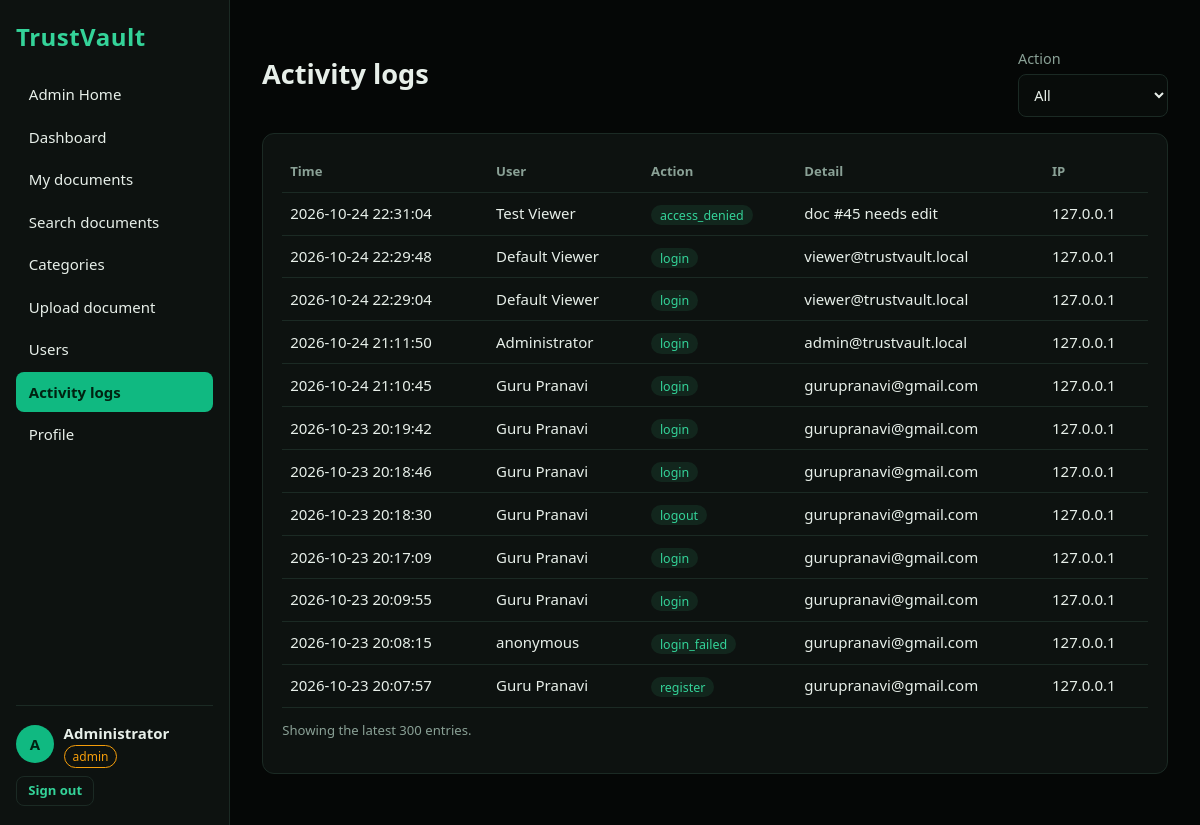
Screenshot of /logs (signed in) with the database file from the repository.
### tables this page shows
CREATE TABLE users(
  id INTEGER PRIMARY KEY AUTOINCREMENT, name TEXT NOT NULL, email TEXT NOT NULL UNIQUE,
  password TEXT NOT NULL, role TEXT NOT NULL DEFAULT 'owner', avatar TEXT, created_at TEXT NOT NULL);

CREATE TABLE logs(
  id INTEGER PRIMARY KEY AUTOINCREMENT, user_id INTEGER, user_name TEXT, action TEXT NOT NULL,
  detail TEXT, ip TEXT, created_at TEXT NOT NULL);

### TrustVault/app/__init__.py (the view)
@app.route("/logs")
@roles_required("admin")
def logs():
    action = request.args.get("action", "")
    rows = many("SELECT * FROM logs WHERE (?='' OR action=?) ORDER BY id DESC LIMIT 300", (action, action))
    actions = [r[0] for r in many("SELECT DISTINCT action FROM logs ORDER BY action")]
    return render_template("logs.html", rows=rows, actions=actions, action=action)

### TrustVault/app/__init__.py (called while the page is built)
def db():
    if "db" not in g:
        g.db = sqlite3.connect(DB_PATH)
        g.db.row_factory = sqlite3.Row
    return g.db

def one(sql, args=()):
    return db().execute(sql, args).fetchone()

def many(sql, args=()):
    return db().execute(sql, args).fetchall()

def csrf():
    if "csrf" not in session:
        session["csrf"] = secrets.token_hex(16)
    return session["csrf"]

@app.context_processor
def inject():
    return dict(csrf=csrf, CATEGORIES=CATEGORIES)

@app.before_request
def load_user():
    g.user = None
    if session.get("uid"):
        g.user = one("SELECT * FROM users WHERE id=?", (session["uid"],))
        if not g.user:
            session.clear()
    if request.method == "POST":
        if not secrets.compare_digest(request.form.get("_csrf", ""), session.get("csrf", "")):
            abort(400, "Invalid form token. Reload the page and try again.")

def login_required(f):
    @functools.wraps(f)
    def w(*a, **k):
        if not g.user:
            return redirect(url_for("login"))
        return f(*a, **k)
    return w

def roles_required(*roles):
    def deco(f):
        @functools.wraps(f)
        @login_required
        def w(*a, **k):
            if g.user["role"] not in roles:
                abort(403, "Your role does not have access to this page.")
            return f(*a, **k)
        return w
    return deco

### TrustVault/app/templates/logs.html (shortened to what this page needs)
{% extends "base.html" %}
{% block content %}
<div class="head"><h1>Activity logs</h1>
<form method="get" class="inline"><label>Action<select name="action" onchange="this.form.submit()"><option value="">All</option></select></label></form></div>
<div class="card"><div class="tablewrap"><table>
  <tr><th>Time</th><th>User</th><th>Action</th><th>Detail</th><th>IP</th></tr>
  {% for r in rows %}<tr><td>{{ r.created_at }}</td><td>{{ r.user_name }}</td><td><span class="tag">{{ r.action }}</span></td><td>{{ r.detail }}</td><td>{{ r.ip }}</td></tr>
  {% else %}<tr><td colspan="5" class="muted">No log entries.</td></tr>{% endfor %}
</table></div><p class="muted sm">Showing the latest 300 entries.</p></div>
{% endblock %}

### TrustVault/app/templates/base.html (shortened to what this page needs)
<!doctype html>
<html lang="en">
<head>
<link rel="stylesheet" href="{{ url_for('static', filename='style.css') }}">
</head>
<body>
{% if g.user %}
{% set ep = request.endpoint %}
<aside class="side">
  <div class="brand big">TrustVault</div>
  <nav>
    {% if g.user.role == 'admin' %}
    <a href="{{ url_for('admin_home') }}" class="{{ 'on' if ep=='admin_home' }}">Admin Home</a>
    <a href="{{ url_for('dashboard') }}" class="{{ 'on' if ep=='dashboard' }}">Dashboard</a>
    {% elif g.user.role == 'owner' %}
    <a href="{{ url_for('owner_home') }}" class="{{ 'on' if ep=='owner_home' }}">Owner Home</a>
    {% elif g.user.role == 'viewer' %}
    <a href="{{ url_for('viewer_home') }}" class="{{ 'on' if ep=='viewer_home' }}">Viewer Home</a>
    {% endif %}
    {% if g.user.role != 'viewer' %}
    <a href="{{ url_for('documents') }}" class="{{ 'on' if ep in ('documents','doc') }}">My documents</a>
    {% else %}
    <a href="{{ url_for('documents') }}" class="{{ 'on' if ep in ('documents','doc') }}">Shared documents</a>
    {% endif %}
    <a href="{{ url_for('search') }}" class="{{ 'on' if ep=='search' }}">Search documents</a>
    <a href="{{ url_for('categories') }}" class="{{ 'on' if ep=='categories' }}">Categories</a>
    {% if g.user.role != 'viewer' %}<a href="{{ url_for('upload') }}" class="{{ 'on' if ep=='upload' }}">Upload document</a>{% endif %}
    {% if g.user.role == 'admin' %}
    <a href="{{ url_for('users') }}" class="{{ 'on' if ep=='users' }}">Users</a>
    <a href="{{ url_for('logs') }}" class="{{ 'on' if ep=='logs' }}">Activity logs</a>
    {% endif %}
    <a href="{{ url_for('profile') }}" class="{{ 'on' if ep=='profile' }}">Profile</a>
  </nav>
  <div class="me">
    {% if g.user.avatar %}<img class="av" src="{{ url_for('avatar', name=g.user.avatar) }}" alt="">{% else %}<span class="av">{{ g.user.name[:1]|upper }}</span>{% endif %}
    <div><strong>{{ g.user.name }}</strong><br><span class="role {{ g.user.role }}">{{ g.user.role }}</span></div>
    <form method="post" action="{{ url_for('logout') }}"><input type="hidden" name="_csrf" value="{{ csrf() }}"><button class="ghost sm">Sign out</button></form>
  </div>
</aside>
{% endif %}
<main class="{{ 'main' if g.user else 'auth' }}">
  {% block content %}{% endblock %}
</main>
</body>
</html>

### TrustVault/app/static/style.css (style rules this page uses)
:root { --bg:#050706;--panel:#0d1210;--line:#1b2a24;--text:#e7efe9;--muted:#8aa196;--em:#10b981;--em2:#34d399;--red:#ef4444;--amber:#f59e0b }
* { box-sizing:border-box }
body { margin:0;background:var(--bg);color:var(--text);font:15px/1.5 "Segoe UI",system-ui,-apple-system,Roboto,sans-serif }
a { color:var(--em2);text-decoration:none }
h1 { font-size:1.7rem;margin:0 0 1rem }
.muted { color:var(--muted) }
.sm { font-size:.82rem }
.brand { font-weight:700;color:var(--em2);letter-spacing:.02em }
.brand.big { font-size:1.5rem }
.side { position:fixed;inset:0 auto 0 0;width:230px;background:var(--panel);border-right:1px solid var(--line);padding:1.2rem 1rem;display:flex;flex-direction:column;gap:1.2rem;z-index:20;overflow-y:auto }
.side nav { display:flex;flex-direction:column;gap:.15rem;flex:1 }
.side nav a { padding:.55rem .8rem;border-radius:8px;color:var(--text) }
.side nav a.on { background:var(--em);color:#021;font-weight:600 }
.me { display:flex;flex-wrap:wrap;gap:.6rem;align-items:center;border-top:1px solid var(--line);padding-top:1rem }
.av { width:38px;height:38px;border-radius:50%;object-fit:cover;background:var(--em);color:#021;display:inline-flex;align-items:center;justify-content:center;font-weight:700 }
.role { font-size:.75rem;padding:.1rem .5rem;border-radius:99px;border:1px solid var(--em);color:var(--em2) }
.role.admin { border-color:var(--amber);color:var(--amber) }
.main { margin-left:230px;padding:2rem;max-width:1100px }
.card { background:var(--panel);border:1px solid var(--line);border-radius:12px;padding:1.2rem;margin-bottom:1.2rem }
.head { display:flex;justify-content:space-between;align-items:center;gap:1rem;flex-wrap:wrap;margin-bottom:1rem }
.head h1 { margin:0 }
label { display:block;margin-bottom:.9rem;font-size:.9rem;color:var(--muted) }
input,select { display:block;width:100%;margin-top:.3rem;padding:.6rem .7rem;background:#080c0a;color:var(--text);border:1px solid var(--line);border-radius:8px;font:inherit }
.btn,button { font:inherit;cursor:pointer;border:0;border-radius:8px;padding:.6rem 1.1rem;background:var(--em);color:#021;font-weight:600;display:inline-block }
button.ghost { background:transparent;color:var(--em2);border:1px solid var(--line) }
button.sm { padding:.25rem .7rem;font-size:.82rem }
.tablewrap { overflow-x:auto }
table { width:100%;border-collapse:collapse;min-width:520px }
th,td { text-align:left;padding:.6rem .5rem;border-bottom:1px solid var(--line);vertical-align:top }
th { color:var(--muted);font-weight:600;font-size:.82rem }
.tag { background:#12261d;color:var(--em2);padding:.1rem .55rem;border-radius:99px;font-size:.78rem }
.inline { display:flex;flex-wrap:wrap;gap:.8rem;align-items:end;margin-top:1rem }
.inline label { margin:0;flex:1;min-width:150px }

### rows the page displays
users: user "A", user.name "Administrator", user.role "admin"
logs: created_at "2026-10-24 22:31:04", user_name "Test Viewer", action "access_denied", detail "doc #45 needs edit", ip "127.0.0.1"
logs: created_at "2026-10-24 22:29:48", user_name "Default Viewer", action "login", detail "viewer@trustvault.local", ip "127.0.0.1"
logs: created_at "2026-10-24 22:29:04", user_name "Default Viewer", action "login", detail "viewer@trustvault.local", ip "127.0.0.1"
logs: created_at "2026-10-24 21:11:50", user_name "Administrator", action "login", detail "admin@trustvault.local", ip "127.0.0.1"
logs: created_at "2026-10-24 21:10:45", user_name "Guru Pranavi", action "login", detail "gurupranavi@gmail.com", ip "127.0.0.1"
logs: created_at "2026-10-23 20:19:42", user_name "Guru Pranavi", action "login", detail "gurupranavi@gmail.com", ip "127.0.0.1"
logs: created_at "2026-10-23 20:18:46", user_name "Guru Pranavi", action "login", detail "gurupranavi@gmail.com", ip "127.0.0.1"
logs: created_at "2026-10-23 20:18:30", user_name "Guru Pranavi", action "logout", detail "gurupranavi@gmail.com", ip "127.0.0.1"
logs: created_at "2026-10-23 20:17:09", user_name "Guru Pranavi", action "login", detail "gurupranavi@gmail.com", ip "127.0.0.1"
logs: created_at "2026-10-23 20:09:55", user_name "Guru Pranavi", action "login", detail "gurupranavi@gmail.com", ip "127.0.0.1"
logs: created_at "2026-10-23 20:08:15", user_name "anonymous", action "login_failed", detail "gurupranavi@gmail.com", ip "127.0.0.1"
logs: created_at "2026-10-23 20:07:57", user_name "Guru Pranavi", action "register", detail "gurupranavi@gmail.com", ip "127.0.0.1"
